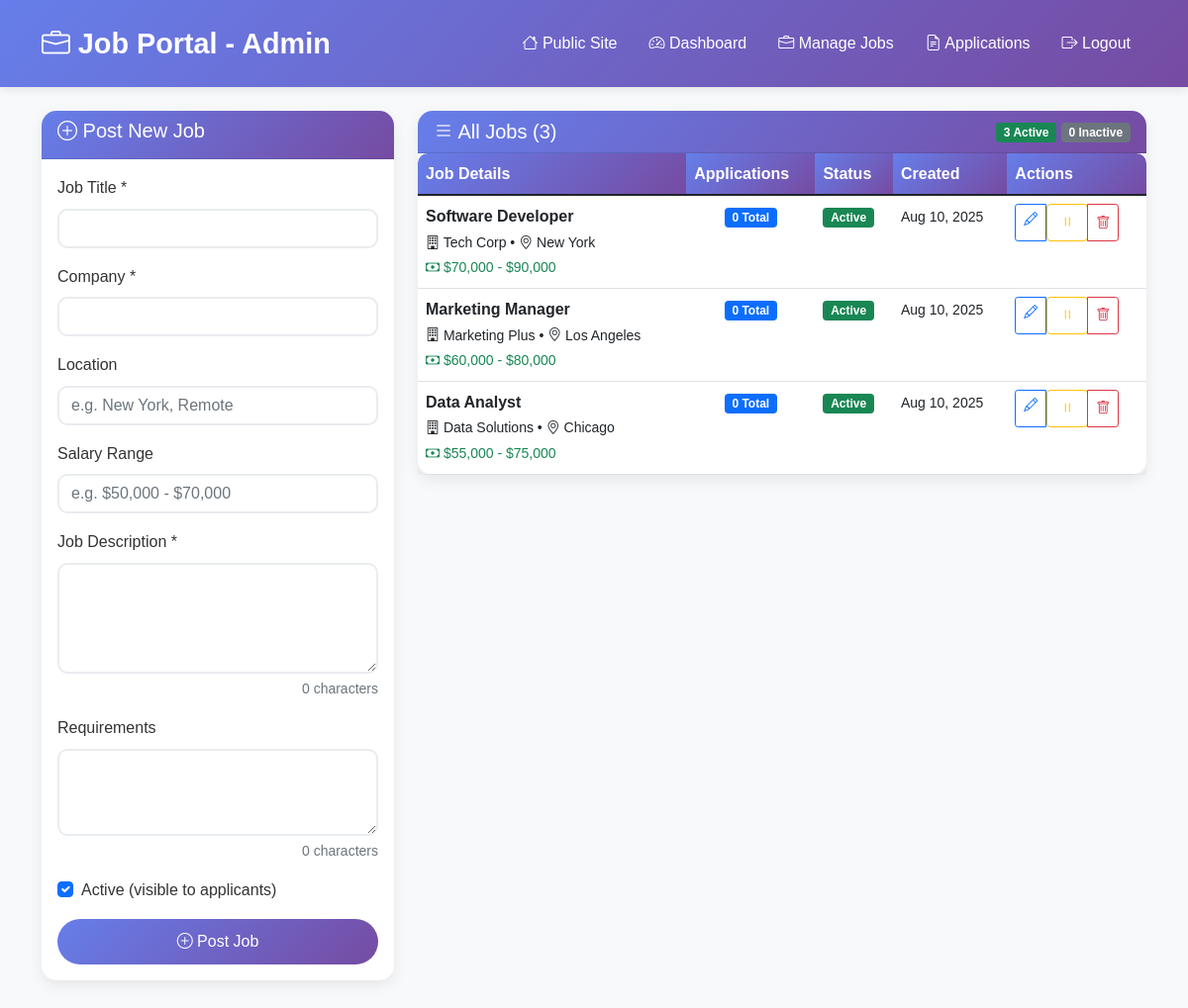
The page /admin/jobs.php (signed in) on the database its author committed.
### tables this page shows
CREATE TABLE jobs (
    id INT PRIMARY KEY AUTO_INCREMENT,
    title VARCHAR(200) NOT NULL,
    company VARCHAR(100) NOT NULL,
    location VARCHAR(100),
    salary_range VARCHAR(50),
    description TEXT NOT NULL,
    requirements TEXT,
    is_active TINYINT(1) DEFAULT 1,
    created_by INT,
    created_at TIMESTAMP DEFAULT CURRENT_TIMESTAMP,
    FOREIGN KEY (created_by) REFERENCES users(id)
);

### config.php (called while the page is built, shortened)
<?php
function sanitize($input) {
    return htmlspecialchars(strip_tags(trim($input)));
}
?>

### admin/jobs.php (the view, shortened to what this page needs)
<?php
require_once '../config.php';
$pdo = getDBConnection();
$edit_job = null;
$stmt = $pdo->prepare("
    SELECT j.*,
           COUNT(a.id) as application_count,
           COUNT(CASE WHEN a.status = 'pending' THEN 1 END) as pending_count
    FROM jobs j
    LEFT JOIN applications a ON j.id = a.job_id
    GROUP BY j.id
    ORDER BY j.created_at DESC
");
$stmt->execute();
$jobs = $stmt->fetchAll(PDO::FETCH_ASSOC);
?>
<!DOCTYPE html>
<html lang="en">
<head>
    <link href="https://cdn.jsdelivr.net/npm/bootstrap@5.1.3/dist/css/bootstrap.min.css" rel="stylesheet">
    <link href="https://cdn.jsdelivr.net/npm/bootstrap-icons@1.8.1/font/bootstrap-icons.css" rel="stylesheet">
    <link href="../style.css" rel="stylesheet">
</head>
<body>
    <nav class="navbar navbar-expand-lg">
        <div class="container">
            <a class="navbar-brand" href="../index.php">
                <i class="bi bi-briefcase"></i> Job Portal - Admin
            </a>
            <div class="collapse navbar-collapse">
                <ul class="navbar-nav ms-auto">
                    <li class="nav-item"><a class="nav-link" href="../index.php"><i class="bi bi-house"></i> Public Site</a></li>
                    <li class="nav-item"><a class="nav-link" href="index.php"><i class="bi bi-speedometer2"></i> Dashboard</a></li>
                    <li class="nav-item"><a class="nav-link active" href="jobs.php"><i class="bi bi-briefcase"></i> Manage Jobs</a></li>
                    <li class="nav-item"><a class="nav-link" href="applications.php"><i class="bi bi-file-earmark-text"></i> Applications</a></li>
                    <li class="nav-item"><a class="nav-link" href="../logout.php"><i class="bi bi-box-arrow-right"></i> Logout</a></li>
                </ul>
            </div>
        </div>
    </nav>
    <div class="container mt-4">
        <div class="row">
            <div class="col-md-4 mb-4">
                <div class="card">
                    <div class="card-header">
                        <h5><i class="bi bi-<?php echo $edit_job ? 'pencil' : 'plus-circle'; ?>"></i>
                            <?php echo $edit_job ? 'Edit Job' : 'Post New Job'; ?>
                        </h5>
                    </div>
                    <div class="card-body">
                        <form method="POST">
                            <div class="mb-3">
                                <label for="title" class="form-label">Job Title *</label>
                                <input type="text" class="form-control" id="title" name="title"
                                       value="<?php echo $edit_job ? sanitize($edit_job['title']) : ''; ?>" required>
                            </div>
                            <div class="mb-3">
                                <label for="company" class="form-label">Company *</label>
                                <input type="text" class="form-control" id="company" name="company"
                                       value="<?php echo $edit_job ? sanitize($edit_job['company']) : ''; ?>" required>
                            </div>
                            <div class="mb-3">
                                <label for="location" class="form-label">Location</label>
                                <input type="text" class="form-control" id="location" name="location"
                                       value="<?php echo $edit_job ? sanitize($edit_job['location']) : ''; ?>"
                                       placeholder="e.g. New York, Remote">
                            </div>
                            <div class="mb-3">
                                <label for="salary_range" class="form-label">Salary Range</label>
                                <input type="text" class="form-control" id="salary_range" name="salary_range"
                                       value="<?php echo $edit_job ? sanitize($edit_job['salary_range']) : ''; ?>"
                                       placeholder="e.g. $50,000 - $70,000">
                            </div>
                            <div class="mb-3">
                                <label for="description" class="form-label">Job Description *</label>
                                <textarea class="form-control" id="description" name="description" rows="4" required><?php echo $edit_job ? sanitize($edit_job['description']) : ''; ?></textarea>
                            </div>
                            <div class="mb-3">
                                <label for="requirements" class="form-label">Requirements</label>
                                <textarea class="form-control" id="requirements" name="requirements" rows="3"><?php echo $edit_job ? sanitize($edit_job['requirements']) : ''; ?></textarea>
                            </div>
                            <div class="mb-3">
                                <div class="form-check">
                                    <input class="form-check-input" type="checkbox" id="is_active" name="is_active"
                                           <?php echo (!$edit_job || $edit_job['is_active']) ? 'checked' : ''; ?>>
                                    <label class="form-check-label" for="is_active">
                                        Active (visible to applicants)
                                    </label>
                                </div>
                            </div>
                            <div class="d-grid gap-2">
                                <button type="submit" class="btn btn-primary">
                                    <i class="bi bi-<?php echo $edit_job ? 'check' : 'plus-circle'; ?>"></i>
                                    <?php echo $edit_job ? 'Update Job' : 'Post Job'; ?>
                                </button>
                            </div>
                        </form>
                    </div>
                </div>
            </div>
            <div class="col-md-8">
                <div class="card">
                    <div class="card-header d-flex justify-content-between align-items-center">
                        <h5 class="mb-0"><i class="bi bi-list"></i> All Jobs (<?php echo count($jobs); ?>)</h5>
                        <div>
                            <span class="badge bg-success"><?php echo count(array_filter($jobs, fn($j) => $j['is_active'])); ?> Active</span>
                            <span class="badge bg-secondary"><?php echo count(array_filter($jobs, fn($j) => !$j['is_active'])); ?> Inactive</span>
                        </div>
                    </div>
                    <div class="card-body p-0">
                        <?php if (empty($jobs)): ?>
                            <div class="p-4 text-center">
                                <i class="bi bi-briefcase" style="font-size: 3rem; color: #ccc;"></i>
                                <p class="mt-2 text-muted">No jobs posted yet</p>
                            </div>
                        <?php else: ?>
                            <div class="table-responsive">
                                <table class="table table-hover mb-0">
                                    <thead>
                                        <tr>
                                            <th>Job Details</th>
                                            <th>Applications</th>
                                            <th>Status</th>
                                            <th>Created</th>
                                            <th>Actions</th>
                                        </tr>
                                    </thead>
                                    <tbody>
                                        <?php foreach ($jobs as $job): ?>
                                        <tr class="<?php echo $job['is_active'] ? '' : 'text-muted'; ?>">
                                            <td>
                                                <strong><?php echo sanitize($job['title']); ?></strong>
                                                <br>
                                                <small>
                                                    <i class="bi bi-building"></i> <?php echo sanitize($job['company']); ?>
                                                    <?php if ($job['location']): ?>
                                                        • <i class="bi bi-geo-alt"></i> <?php echo sanitize($job['location']); ?>
                                                    <?php endif; ?>
                                                </small>
                                                <?php if ($job['salary_range']): ?>
                                                    <br><small class="text-success">
                                                        <i class="bi bi-cash"></i> <?php echo sanitize($job['salary_range']); ?>
                                                    </small>
                                                <?php endif; ?>
                                            </td>
                                            <td class="text-center">
                                                <div class="badge bg-primary"><?php echo $job['application_count']; ?> Total</div>
                                            </td>
                                            <td>
                                                <?php if ($job['is_active']): ?>
                                                    <span class="badge bg-success">Active</span>
                                                <?php else: ?>
                                                    <span class="badge bg-secondary">Inactive</span>
                                                <?php endif; ?>
                                            </td>
                                            <td>
                                                <small><?php echo date('M j, Y', strtotime($job['created_at'])); ?></small>
                                            </td>
                                            <td>
                                                <div class="btn-group btn-group-sm">
                                                    <a href="jobs.php?action=edit&id=<?php echo $job['id']; ?>"
                                                       class="btn btn-outline-primary" title="Edit">
                                                        <i class="bi bi-pencil"></i>
                                                    </a>
                                                    <form method="POST" style="display: inline;">
                                                        <button type="submit"
                                                                class="btn btn-outline-<?php echo $job['is_active'] ? 'warning' : 'success'; ?>"
                                                                title="<?php echo $job['is_active'] ? 'Deactivate' : 'Activate'; ?>">
                                                            <i class="bi bi-<?php echo $job['is_active'] ? 'pause' : 'play'; ?>"></i>
                                                        </button>
                                                    </form>
                                                    <?php if ($job['application_count'] > 0): ?>
                                                        <a href="applications.php?job_id=<?php echo $job['id']; ?>"
                                                           class="btn btn-outline-info" title="View Applications">
                                                            <i class="bi bi-eye"></i>
                                                        </a>
                                                    <?php else: ?>
                                                        <button class="btn btn-outline-danger"
                                                                onclick="deleteJob(<?php echo $job['id']; ?>)" title="Delete">
                                                            <i class="bi bi-trash"></i>
                                                        </button>
                                                    <?php endif; ?>
                                                </div>
                                            </td>
                                        </tr>
                                        <?php endforeach; ?>
                                    </tbody>
                                </table>
                            </div>
                        <?php endif; ?>
                    </div>
                </div>
            </div>
        </div>
    </div>
</body>
</html>

### style.css (style rules this page uses)
* { margin: 0; padding: 0; box-sizing: border-box; }
body { font-family: 'Arial', sans-serif; line-height: 1.6; color: #333; background-color: #f8f9fa; }
.navbar { background: linear-gradient(135deg, #667eea 0%, #764ba2 100%); padding: 1rem 0; box-shadow: 0 2px 10px rgba(0,0,0,0.1); }
.navbar-brand { font-size: 1.8rem; font-weight: bold; color: white !important; }
.navbar-nav .nav-link { color: white !important; margin: 0 0.5rem; transition: all 0.3s ease; }
.card { border: none; border-radius: 15px; box-shadow: 0 5px 15px rgba(0,0,0,0.08); transition: transform 0.3s ease, box-shadow 0.3s ease; margin-bottom: 1.5rem; }
.card-header { background: linear-gradient(135deg, #667eea 0%, #764ba2 100%); color: white; border-radius: 15px 15px 0 0 !important; font-weight: bold; }
.btn-primary { background: linear-gradient(135deg, #667eea 0%, #764ba2 100%); border: none; border-radius: 25px; padding: 0.7rem 1.5rem; transition: all 0.3s ease; }
.form-control { border-radius: 10px; border: 2px solid #e9ecef; transition: all 0.3s ease; }
.table { border-radius: 10px; overflow: hidden; box-shadow: 0 0 20px rgba(0,0,0,0.1); }
.table thead th { background: linear-gradient(135deg, #667eea 0%, #764ba2 100%); color: white; border: none; font-weight: bold; }

### rows shown on the page
jobs: title "Software Developer", company "Tech Corp", location "New York", salary_range "$70,000 - $90,000", application_count "0", is_active "Active", created_at "Aug 10, 2025"
jobs: title "Marketing Manager", company "Marketing Plus", location "Los Angeles", salary_range "$60,000 - $80,000", application_count "0", is_active "Active", created_at "Aug 10, 2025"
jobs: title "Data Analyst", company "Data Solutions", location "Chicago", salary_range "$55,000 - $75,000", application_count "0", is_active "Active", created_at "Aug 10, 2025"

### other values the page prints
count($jobs) "3"
count(array_filter($jobs, fn($j) => $j['is_active'])) "3"
count(array_filter($jobs, fn($j) => !$j['is_active'])) "0"
